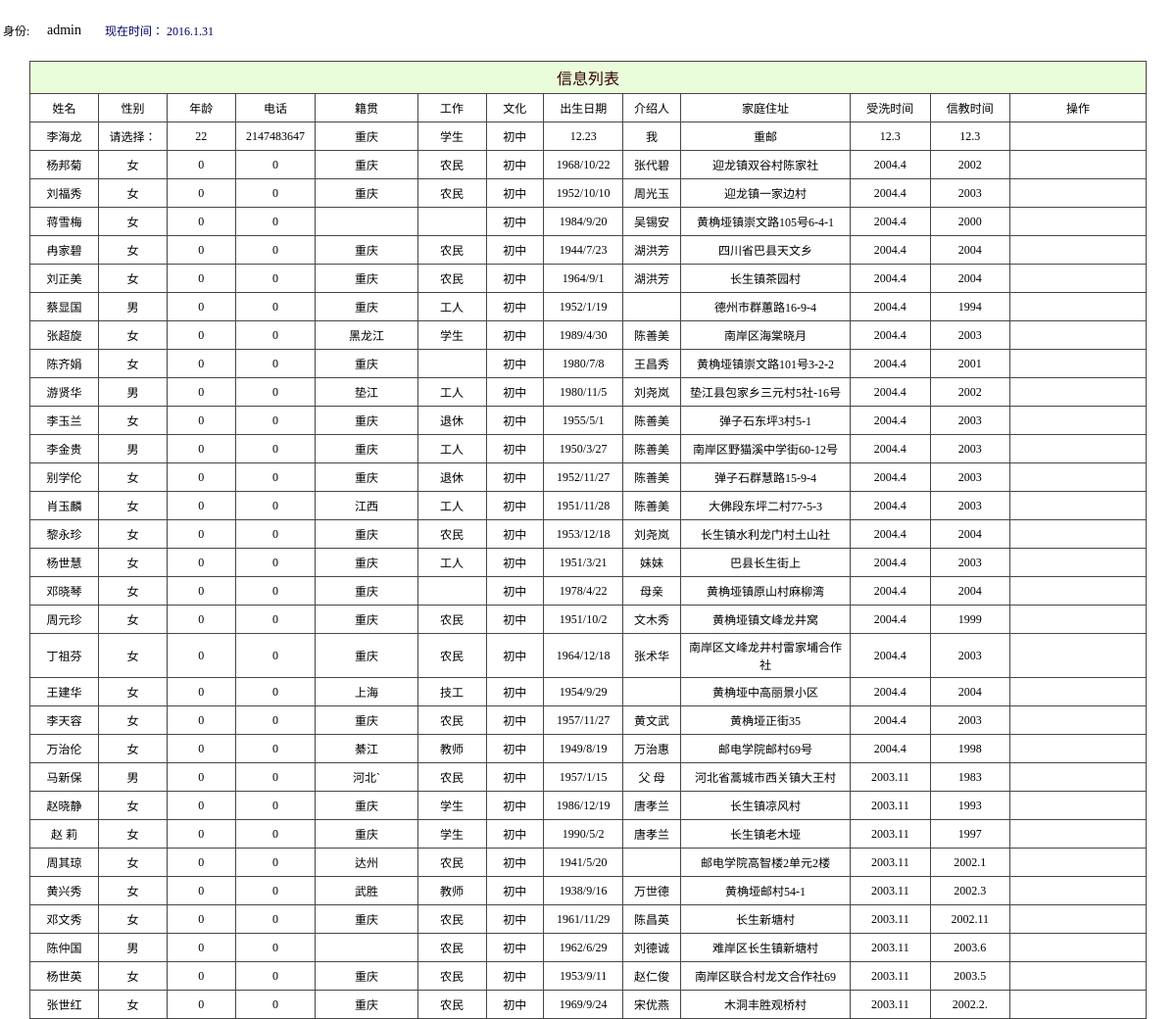
The page /admin/user_xinxi.php?wenhua=初中 (signed in) on the database its author committed.
### tables this page shows
CREATE TABLE IF NOT EXISTS `church` (
  `Cid` int(6) NOT NULL AUTO_INCREMENT,
  `sex` varchar(10) NOT NULL,
  `age` int(3) NOT NULL,
  `birth` varchar(20) NOT NULL,
  `paster` varchar(6) NOT NULL,
  `pasterdate` varchar(12) NOT NULL,
  `believedate` varchar(12) NOT NULL,
  `pasterplace` varchar(10) NOT NULL DEFAULT '救主堂',
  `jiguan` varchar(10) NOT NULL,
  `address` varchar(30) NOT NULL,
  `tel` int(20) NOT NULL,
  `wenhua` varchar(6) NOT NULL,
  `job` varchar(6) NOT NULL,
  `deathdate` varchar(8) NOT NULL,
  `txt` varchar(20) NOT NULL,
  `introduce` varchar(5) NOT NULL,
  `name` varchar(6) NOT NULL,
  PRIMARY KEY (`Cid`)
);

### admin/user_xinxi.php (the view, shortened to what this page needs)
<?php
    $query="select * from admin where username='$_SESSION[username]'";
	$result=mysql_query($query);
    $row = mysql_fetch_array($result);
?>
<!DOCTYPE html PUBLIC "-//W3C//DTD XHTML 1.0 Transitional//EN" "http://www.w3.org/TR/xhtml1/DTD/xhtml1-transitional.dtd">
<html xmlns="http://www.w3.org/1999/xhtml">
<head>
<link href="../css/css.css" rel="stylesheet" type="text/css" />
<link href="../css/style.css" rel="stylesheet" type="text/css" />
</head>
<body>
<table width="100%" border="0" cellspacing="0" cellpadding="0">
  <tr>
    <td height="30">      <table width="100%" border="0" cellspacing="0" cellpadding="0">
        <tr>
          <td height="62" background="../images/nav04.gif">
		   <table width="428" border="0">
             <tr>
               <td width="41">身份:</td>
               <td width="55"><span class="button"><?php echo($row["list"]);?></span></td>
               <td width="318"><a href="#" onclick="sousuo()"id="navmenu">
 现在时间：
</a></td>
             </tr>
           </table></td>
        </tr>
    </table></td></tr>
  <tr>
    <td><table id="subtree1" style="DISPLAY: " width="100%" border="0" cellspacing="0" cellpadding="0">
        <tr>
          <td><table width="95%" border="0" align="center" cellpadding="0" cellspacing="0">
              <tr>
                <td height="40" class="font42">
				<table width="100%" border="0" cellpadding="4" cellspacing="1" bgcolor="#464646" class="newfont03">
				 <tr class="CTitle" >
                     <td height="22" colspan="13" align="center" class="select_tr STYLE2" style="font-size:16px">信息列表</td>
                  </tr>
                  </tr>
				  <tr bgcolor="#FFFFFF" style="text-align:center">
				    <td width="6%" height="20">姓名</td>
				    <td width="6%" >性别</td>
				    <td width="6%" >年龄</td>
				    <td width="7%">电话</td>
                    <td width="9%">籍贯</td>
                    <td width="6%">工作</td>
                    <td width="5%">文化</td>
                    <td width="7%">出生日期</td>
                    <td width="5%">介绍人</td>
                    <td width="15%">家庭住址</td>
                    <td width="7%">受洗时间</td>
                    <td width="7%">信教时间</td>
                     <td width="12%">操作</td>
				  </tr>
<?php
$xinxi=array();
$xinxi['name']=$_POST['name'];
$xinxi['sex']=$_POST['sex'];
$xinxi['wenhua']=$_REQUEST['wenhua'];
$xinxi['deathdate']=$_REQUEST['deathdate'];
$xinxi['pasterdate']=$_REQUEST['pasterdate'];
$arr=$xinxi;
foreach( $arr as $k=>$v){
    if( !$v )
        unset( $arr[$k] );
}
 $count=count($arr);
 if($count==1){
 	$OneKey =array_keys($arr);
 	$OneValue=array_values($arr);
 	$sql ="select * from church where {$OneKey[0]} like '%{$OneValue[0]}%'  order by Cid desc " ;
 }
	$result = mysql_query($sql);
while ($row = mysql_fetch_assoc($result)) {
?>
				  <tr bgcolor="#FFFFFF" style="text-align:center">
				    <td height="20"><?php echo ($row["name"]); ?></td>
				    <td ><?php echo ($row["sex"]); ?></td>
				    <td><?php echo ($row["age"]); ?></td>
                    <td><?php echo ($row["tel"]); ?></td>
                    <td><?php echo ($row["jiguan"]); ?></td>
                    <td><?php echo ($row["job"]); ?></td>
                    <td><?php echo ($row["wenhua"]); ?></td>
                    <td><?php echo ($row["birth"]); ?></td>
                    <td><?php echo ($row["introduce"]); ?></td>
                    <td><?php echo ($row["address"]); ?></td>
                    <td><?php echo ($row["pasterdate"]); ?></td>
                    <td><?php echo ($row["believedate"]); ?></td>
                    <td></td>
<?php
}
?>  </tr>
            </table>
      </table>
</table>
</body>
</html>

### css/css.css (style rules this page uses)
.newfont03 { font-family: "����"; font-size: 12px; color: #000000; text-decoration: none; }

### css/style.css (style rules this page uses)
body { margin:0px; }
html { scrollbar-face-color:#CCD0DB; scrollbar-highlight-color:#fff; scrollbar-shadow-color:#fff; scrollbar-3dlight-color:#6795B4; scrollbar-arrow-color:#20669A; scrollbar-track-color:#fff; scrollbar-darkshadow-color:#6795B4; border:0; }
html { overflow-x: hidden; overflow-y: auto; }
TD { font-size: 12px; }
a:link,a:visited { text-decoration:none; color:#006; }
.CTitle { background:#6795B4; padding:5px; text-align:left; color:#FFFFFF; font-size:13px; font-family: Verdana, Arial, Helvetica, sans-serif; }
.select_tr { background-color: #EAFDDB; }

### admin/user_xinxi.php (style rules this page uses)
.button { font-family: "微软雅黑"; font-size: 14px; height: 37px; }
html { overflow-x: auto; overflow-y: auto; border:0; }

### rows shown on the page
church: name "李海龙", sex "请选择：", age "22", tel "2147483647", jiguan "重庆", job "学生", wenhua "初中", birth "12.23", introduce "我", address "重邮", pasterdate "12.3", believedate "12.3"
church: name "杨邦菊", sex "女", age "0", tel "0", jiguan "重庆", job "农民", wenhua "初中", birth "1968/10/22", introduce "张代碧", address "迎龙镇双谷村陈家社", pasterdate "2004.4", believedate "2002"
church: name "刘福秀", sex "女", age "0", tel "0", jiguan "重庆", job "农民", wenhua "初中", birth "1952/10/10", introduce "周光玉", address "迎龙镇一家边村", pasterdate "2004.4", believedate "2003"
church: name "蒋雪梅", sex "女", age "0", tel "0", wenhua "初中", birth "1984/9/20", introduce "吴锡安", address "黄桷垭镇崇文路105号6-4-1", pasterdate "2004.4", believedate "2000"
church: name "冉家碧", sex "女", age "0", tel "0", jiguan "重庆", job "农民", wenhua "初中", birth "1944/7/23", introduce "湖洪芳", address "四川省巴县天文乡", pasterdate "2004.4", believedate "2004"
church: name "刘正美", sex "女", age "0", tel "0", jiguan "重庆", job "农民", wenhua "初中", birth "1964/9/1", introduce "湖洪芳", address "长生镇茶园村", pasterdate "2004.4", believedate "2004"
church: name "蔡显国", sex "男", age "0", tel "0", jiguan "重庆", job "工人", wenhua "初中", birth "1952/1/19", address "德州市群蕙路16-9-4", pasterdate "2004.4", believedate "1994"
church: name "张超旋", sex "女", age "0", tel "0", jiguan "黑龙江", job "学生", wenhua "初中", birth "1989/4/30", introduce "陈善美", address "南岸区海棠晓月", pasterdate "2004.4", believedate "2003"
church: name "陈齐娟", sex "女", age "0", tel "0", jiguan "重庆", wenhua "初中", birth "1980/7/8", introduce "王昌秀", address "黄桷垭镇崇文路101号3-2-2", pasterdate "2004.4", believedate "2001"
church: name "游贤华", sex "男", age "0", tel "0", jiguan "垫江", job "工人", wenhua "初中", birth "1980/11/5", introduce "刘尧岚", address "垫江县包家乡三元村5社-16号", pasterdate "2004.4", believedate "2002"
church: name "李玉兰", sex "女", age "0", tel "0", jiguan "重庆", job "退休", wenhua "初中", birth "1955/5/1", introduce "陈善美", address "弹子石东坪3村5-1", pasterdate "2004.4", believedate "2003"
church: name "李金贵", sex "男", age "0", tel "0", jiguan "重庆", job "工人", wenhua "初中", birth "1950/3/27", introduce "陈善美", address "南岸区野猫溪中学街60-12号", pasterdate "2004.4", believedate "2003"
church: name "别学伦", sex "女", age "0", tel "0", jiguan "重庆", job "退休", wenhua "初中", birth "1952/11/27", introduce "陈善美", address "弹子石群慧路15-9-4", pasterdate "2004.4", believedate "2003"
church: name "肖玉麟", sex "女", age "0", tel "0", jiguan "江西", job "工人", wenhua "初中", birth "1951/11/28", introduce "陈善美", address "大佛段东坪二村77-5-3", pasterdate "2004.4", believedate "2003"
church: name "黎永珍", sex "女", age "0", tel "0", jiguan "重庆", job "农民", wenhua "初中", birth "1953/12/18", introduce "刘尧岚", address "长生镇水利龙门村土山社", pasterdate "2004.4", believedate "2004"
church: name "杨世慧", sex "女", age "0", tel "0", jiguan "重庆", job "工人", wenhua "初中", birth "1951/3/21", introduce "妹妹", address "巴县长生街上", pasterdate "2004.4", believedate "2003"
church: name "邓晓琴", sex "女", age "0", tel "0", jiguan "重庆", wenhua "初中", birth "1978/4/22", introduce "母亲", address "黄桷垭镇原山村麻柳湾", pasterdate "2004.4", believedate "2004"
church: name "周元珍", sex "女", age "0", tel "0", jiguan "重庆", job "农民", wenhua "初中", birth "1951/10/2", introduce "文木秀", address "黄桷垭镇文峰龙井窝", pasterdate "2004.4", believedate "1999"
church: name "丁祖芬", sex "女", age "0", tel "0", jiguan "重庆", job "农民", wenhua "初中", birth "1964/12/18", introduce "张术华", address "南岸区文峰龙井村雷家埔合作社", pasterdate "2004.4", believedate "2003"
church: name "王建华", sex "女", age "0", tel "0", jiguan "上海", job "技工", wenhua "初中", birth "1954/9/29", address "黄桷垭中高丽景小区", pasterdate "2004.4", believedate "2004"
church: name "李天容", sex "女", age "0", tel "0", jiguan "重庆", job "农民", wenhua "初中", birth "1957/11/27", introduce "黄文武", address "黄桷垭正街35", pasterdate "2004.4", believedate "2003"
church: name "万治伦", sex "女", age "0", tel "0", jiguan "綦江", job "教师", wenhua "初中", birth "1949/8/19", introduce "万治惠", address "邮电学院邮村69号", pasterdate "2004.4", believedate "1998"
church: name "马新保", sex "男", age "0", tel "0", jiguan "河北`", job "农民", wenhua "初中", birth "1957/1/15", introduce "父 母", address "河北省蒿城市西关镇大王村", pasterdate "2003.11", believedate "1983"
church: name "赵晓静", sex "女", age "0", tel "0", jiguan "重庆", job "学生", wenhua "初中", birth "1986/12/19", introduce "唐孝兰", address "长生镇凉风村", pasterdate "2003.11", believedate "1993"
church: name "赵 莉", sex "女", age "0", tel "0", jiguan "重庆", job "学生", wenhua "初中", birth "1990/5/2", introduce "唐孝兰", address "长生镇老木垭", pasterdate "2003.11", believedate "1997"
church: name "周其琼", sex "女", age "0", tel "0", jiguan "达州", job "农民", wenhua "初中", birth "1941/5/20", address "邮电学院高智楼2单元2楼", pasterdate "2003.11", believedate "2002.1"
church: name "黄兴秀", sex "女", age "0", tel "0", jiguan "武胜", job "教师", wenhua "初中", birth "1938/9/16", introduce "万世德", address "黄桷垭邮村54-1", pasterdate "2003.11", believedate "2002.3"
church: name "邓文秀", sex "女", age "0", tel "0", jiguan "重庆", job "农民", wenhua "初中", birth "1961/11/29", introduce "陈昌英", address "长生新塘村", pasterdate "2003.11", believedate "2002.11"
church: name "陈仲国", sex "男", age "0", tel "0", job "农民", wenhua "初中", birth "1962/6/29", introduce "刘德诚", address "难岸区长生镇新塘村", pasterdate "2003.11", believedate "2003.6"
church: name "杨世英", sex "女", age "0", tel "0", jiguan "重庆", job "农民", wenhua "初中", birth "1953/9/11", introduce "赵仁俊", address "南岸区联合村龙文合作社69", pasterdate "2003.11", believedate "2003.5"
church: name "张世红", sex "女", age "0", tel "0", jiguan "重庆", job "农民", wenhua "初中", birth "1969/9/24", introduce "宋优燕", address "木洞丰胜观桥村", pasterdate "2003.11", believedate "2002.2."

### other values the page prints
$row["list"] "admin"
